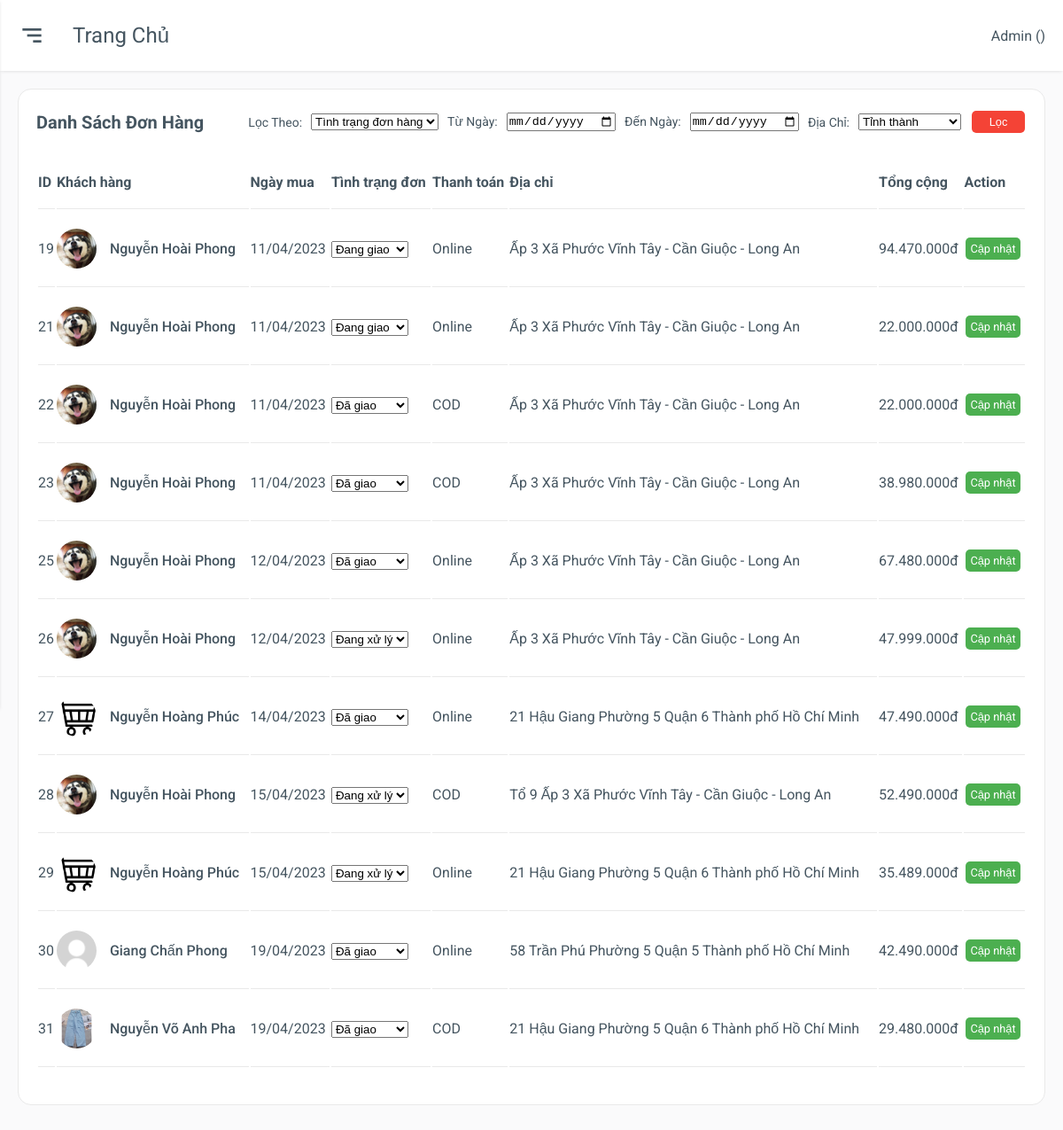
The app's page /admin/bill.php with its own data.
### tables this page shows
CREATE TABLE `hoadon` (
  `ID_HOADON` int(11) NOT NULL,
  `ID_NGUOIDUNG` int(11) NOT NULL,
  `NGAYLAP` date DEFAULT NULL,
  `NGAYGIAO` date DEFAULT NULL,
  `NGUOINHAN` varchar(255) NOT NULL,
  `SDT` varchar(255) NOT NULL,
  `DIACHI` varchar(255) NOT NULL,
  `PHUONGTHUCTT` varchar(255) NOT NULL,
  `TONGTIEN` int(11) NOT NULL,
  `TRANGTHAI` varchar(255) NOT NULL
);

CREATE TABLE `nguoidung` (
  `ID` int(11) NOT NULL,
  `HOTEN` varchar(255) NOT NULL,
  `EMAIL` varchar(255) NOT NULL,
  `DIENTHOAI` varchar(11) NOT NULL,
  `DIACHI` varchar(255) NOT NULL,
  `NGAYSINH` date NOT NULL,
  `HINHANH` varchar(255) NOT NULL,
  `TENDANGNHAP` varchar(255) NOT NULL,
  `MATKHAU` varchar(255) NOT NULL,
  `TRANGTHAI` bit(1) NOT NULL
);

### assets/components/formatCurrency.php (called while the page is built)
<?php
    function currency_format($number, $suffix = 'đ') {
        if (!empty($number)) {
            return number_format($number, 0, ',', '.') . "{$suffix}";
        }
    }
?>

### admin/bill.php (the view, shortened to what this page needs)
<?php
    include "../connect.php";
    include "../assets/components/formatCurrency.php";
    $admin = $_SESSION['admin'];
?>
<!DOCTYPE html>
<html>
<head>
    <link href='https://unpkg.com/boxicons@2.0.7/css/boxicons.min.css' rel='stylesheet'>
    <link rel="stylesheet" href="./css/grid.css">
    <link rel="stylesheet" href="./css/app.css">
</head>
<body>
    <div class="main">
        <div class="main-header">
            <div class="main-option">
                    <div class="mobile-toggle" id="mobile-toggle">
                        <i class='bx bx-menu-alt-right'></i>
                    </div>
                    <div class="main-title">
                        Trang chủ
                    </div>
            </div>
            <div class="main-name">
                <p>Admin (<span><?php echo $admin['HOTEN'] ?></span>)</p>
            </div>
        </div>
        <div class="main-content">
            <div class="row">
                <div class="col-12">
                    <div class="box">
                        <div class="box-header">
                            <p>Danh sách đơn hàng</p>
                            <form class="view-orders" action="<?php echo $_SERVER["PHP_SELF"];?>" method="GET">
                                <p>Lọc theo:</p>
                                <div class="status-order">
                                    <select name="statusOrder" id="statusOrder">
                                        <option value="">Tình trạng đơn hàng</option>
                                    </select>
                                </div>
                                <div class="date-order">
                                    <p>Từ ngày:</p>
                                    <input type="date" name="from" id="from">
                                    <p>Đến ngày:</p>
                                    <input type="date" name="to" id="to">
                                </div>
                                <div class="address-order">
                                    <p>Địa chỉ:</p>
                                    <select name="addressOrder" id="addressOrder">
                                        <option value="">Tỉnh thành</option>
                                    </select>
                                </div>
                                <button type="submit" id="btn-submit" class="btn btn-block">Lọc</button>
                            </form>
                        </div>
                        <div class="box-body overflow-scroll">
                            <table>
                                <thead>
                                    <tr>
                                        <th>ID</th>
                                        <th>Khách hàng</th>
                                        <th>Ngày mua</th>
                                        <th>Tình trạng đơn</th>
                                        <th>Thanh toán</th>
                                        <th>Địa chỉ</th>
                                        <th>Tổng cộng</th>
                                        <th>Action</th>
                                    </tr>
                                </thead>
                                <tbody>
                                    <?php
                                        if (!isset($_GET['statusOrder']) && !isset($_GET['from']) && !isset($_GET['to']) && !isset($_GET['addressOrder'])) {
                                            $sql = "SELECT hoadon.ID_HOADON, nguoidung.HINHANH, nguoidung.HOTEN, hoadon.NGAYLAP, hoadon.TRANGTHAI, hoadon.PHUONGTHUCTT, hoadon.DIACHI, hoadon.TONGTIEN FROM hoadon INNER JOIN nguoidung ON hoadon.ID_NGUOIDUNG = nguoidung.ID;";
                                            $result = mysqli_query($conn, $sql);
                                            while ($row = $result->fetch_assoc()) {
                                                $s = '<tr>
                                                        <td>'.$row['ID_HOADON'].'</td>
                                                        <td>
                                                            <div class="order-owner">
                                                                <img src=".'.$row['HINHANH'].'">
                                                                <span>'.$row['HOTEN'].'</span>
                                                            </div>
                                                        </td>
                                                        <td>'.date('d/m/Y', strtotime($row['NGAYLAP'])).'</td>
                                                        <td>
                                                            <select name="status">';
                                                                $statusOptions = array(
                                                                    'Đang xử lý' => 'Đang xử lý',
                                                                    'Đang giao' => 'Đang giao',
                                                                    'Đã giao' => 'Đã giao'
                                                                );
                                                                foreach ($statusOptions as $value => $label) {
                                                                    $selected = ($value == $row['TRANGTHAI']) ? 'selected' : '';
                                                                    $s .= '<option value="' . htmlspecialchars($value) . '" ' . $selected . '>' . htmlspecialchars($label) . '</option>';
                                                                }
                                                            $s .= '</select>
                                                        </td>
                                                        <td>'.$row['PHUONGTHUCTT'].'</td>
                                                        <td>'.$row['DIACHI'].'</td>
                                                        <td>'.currency_format($row['TONGTIEN']).'</td>
                                                        <td><a onclick="updateOrderStatus('.$row['ID_HOADON'].')" class="btn btn-update">Cập nhật</a></td>
                                                    </tr>';
                                                echo $s;
                                            }
                                        }
                                    ?>
                                </tbody>
                            </table>
                        </div>
                    </div>
                </div>
            </div>
        </div>
	</div>
</body>
</html>

### admin/css/grid.css (style rules this page uses)
.row { display: flex; flex-wrap: wrap; margin: 0 -15px; }
[class*="col-"] { padding: 0 15px; margin-bottom: 20px; }
.col-12 { width: 100%; }

### admin/css/app.css (style rules this page uses)
:root { --body-bg: #fafafb; --box-bg: #ffffff; --main-color: #ff0000; --text-color: #455560; --text-second-color: #72849ab3; --border-color: #e9e9e9; --menu-item-active-bg: rgba(62, 121, 247, 0.1); --box-border-radius: 15px; --sidebar-size: 300px; --sidebar-logo-img-size: 45px; --sidebar-logo-size: 80px; --profile-image-size: 45px; --main-header-height: 80px; --shadow: 0 1px 4px -1px rgb(0 0 0 / 15%); }
* { padding: 0; margin: 0; box-sizing: border-box; }
body { font-family: "Roboto", sans-serif; background-color: var(--body-bg); color: var(--text-color); position: relative; }
a { text-decoration: none; color: unset; display: inline-block; }
.btn { background-color: transparent; border: none; outline: none; display: grid; place-items: center; cursor: pointer; color: var(--main-color); padding: 0.5rem; border-radius: 0.25rem; }
.main { padding-left: var(--sidebar-size); }
.main-header { height: var(--main-header-height); display: flex; align-items: center; justify-content: space-between; padding: 20px; background-color: var(--box-bg); box-shadow: var(--shadow); }
.main-option { display: flex; align-items: center; }
.mobile-toggle { display: none; }
.main-title { text-transform: capitalize; font-size: 1.5rem; }
.main-content { padding: 20px; }
.box { background-color: var(--box-bg); padding: 20px; border: 0.5px solid var(--border-color); border-radius: var(--box-border-radius); }
.box-header { display: flex; align-items: center; justify-content: space-between; text-transform: capitalize; font-size: 1.25rem; font-weight: 700; }
.box-body { padding: 20px 0; }
table { width: 100%; min-width: 1000px; }
.order-owner, .product { display: flex; align-items: center; text-transform: capitalize; font-weight: 500; }
.order-owner img { width: 45px; height: 45px; border-radius: 50%; margin-right: 15px; }
table thead tr { text-align: left; }
table th, table td { padding: 20px 0; border-bottom: 1px solid var(--border-color); }
.overflow-scroll { overflow-y: auto; }
.main { padding-left: 0; }
.mobile-toggle, .sidebar-close { display: grid; place-items: center; font-size: 2rem; margin-right: 30px; cursor: pointer; }
.btn { min-width: 60px; border: none; padding: 5px; text-align: center; text-decoration: none; display: inline-block; font-size: .8rem; margin: 4px 2px; cursor: pointer; }
.btn-update { font-size: .8rem; padding: 5px; color: #FFF; background-color: #4CAF50; border-radius: 5px; }
.btn-block { font-size: .8rem; padding: 5px; color: #FFF; background-color: #f44336; border-radius: 5px; border: none; }
.view-orders { display: flex; align-items: center; justify-content: space-between; }
.view-orders p { font-size: 14px; font-weight: 400; margin-right: 10px; }
.status-order { display: flex; align-items: center; justify-content: space-between; margin-right: 10px; }
.date-order { display: flex; align-items: center; justify-content: space-between; }
.date-order input { margin-right: 10px; }
.address-order { display: flex; align-items: center; justify-content: space-between; margin-right: 10px; }

### records on screen
hoadon: ID_HOADON "19", ID_NGUOIDUNG.HINHANH (picture), ID_NGUOIDUNG.HOTEN "Nguyễn Hoài Phong", NGAYLAP "11/04/2023", PHUONGTHUCTT "Online", DIACHI "Ấp 3 Xã Phước Vĩnh Tây - Cần Giuộc - Long An", TONGTIEN "94.470.000đ"
hoadon: ID_HOADON "21", ID_NGUOIDUNG.HINHANH (picture), ID_NGUOIDUNG.HOTEN "Nguyễn Hoài Phong", NGAYLAP "11/04/2023", PHUONGTHUCTT "Online", DIACHI "Ấp 3 Xã Phước Vĩnh Tây - Cần Giuộc - Long An", TONGTIEN "22.000.000đ"
hoadon: ID_HOADON "22", ID_NGUOIDUNG.HINHANH (picture), ID_NGUOIDUNG.HOTEN "Nguyễn Hoài Phong", NGAYLAP "11/04/2023", PHUONGTHUCTT "COD", DIACHI "Ấp 3 Xã Phước Vĩnh Tây - Cần Giuộc - Long An", TONGTIEN "22.000.000đ"
hoadon: ID_HOADON "23", ID_NGUOIDUNG.HINHANH (picture), ID_NGUOIDUNG.HOTEN "Nguyễn Hoài Phong", NGAYLAP "11/04/2023", PHUONGTHUCTT "COD", DIACHI "Ấp 3 Xã Phước Vĩnh Tây - Cần Giuộc - Long An", TONGTIEN "38.980.000đ"
hoadon: ID_HOADON "25", ID_NGUOIDUNG.HINHANH (picture), ID_NGUOIDUNG.HOTEN "Nguyễn Hoài Phong", NGAYLAP "12/04/2023", PHUONGTHUCTT "Online", DIACHI "Ấp 3 Xã Phước Vĩnh Tây - Cần Giuộc - Long An", TONGTIEN "67.480.000đ"
hoadon: ID_HOADON "26", ID_NGUOIDUNG.HINHANH (picture), ID_NGUOIDUNG.HOTEN "Nguyễn Hoài Phong", NGAYLAP "12/04/2023", PHUONGTHUCTT "Online", DIACHI "Ấp 3 Xã Phước Vĩnh Tây - Cần Giuộc - Long An", TONGTIEN "47.999.000đ"
hoadon: ID_HOADON "27", ID_NGUOIDUNG.HINHANH (picture), ID_NGUOIDUNG.HOTEN "Nguyễn Hoàng Phúc", NGAYLAP "14/04/2023", PHUONGTHUCTT "Online", DIACHI "21 Hậu Giang Phường 5 Quận 6 Thành phố Hồ Chí Minh", TONGTIEN "47.490.000đ"
hoadon: ID_HOADON "28", ID_NGUOIDUNG.HINHANH (picture), ID_NGUOIDUNG.HOTEN "Nguyễn Hoài Phong", NGAYLAP "15/04/2023", PHUONGTHUCTT "COD", DIACHI "Tổ 9 Ấp 3 Xã Phước Vĩnh Tây - Cần Giuộc - Long An", TONGTIEN "52.490.000đ"
hoadon: ID_HOADON "29", ID_NGUOIDUNG.HINHANH (picture), ID_NGUOIDUNG.HOTEN "Nguyễn Hoàng Phúc", NGAYLAP "15/04/2023", PHUONGTHUCTT "Online", DIACHI "21 Hậu Giang Phường 5 Quận 6 Thành phố Hồ Chí Minh", TONGTIEN "35.489.000đ"
hoadon: ID_HOADON "30", ID_NGUOIDUNG.HINHANH (placeholder picture), ID_NGUOIDUNG.HOTEN "Giang Chấn Phong", NGAYLAP "19/04/2023", PHUONGTHUCTT "Online", DIACHI "58 Trần Phú Phường 5 Quận 5 Thành phố Hồ Chí Minh", TONGTIEN "42.490.000đ"
hoadon: ID_HOADON "31", ID_NGUOIDUNG.HINHANH (picture), ID_NGUOIDUNG.HOTEN "Nguyễn Võ Anh Pha", NGAYLAP "19/04/2023", PHUONGTHUCTT "COD", DIACHI "21 Hậu Giang Phường 5 Quận 6 Thành phố Hồ Chí Minh", TONGTIEN "29.480.000đ"

### other values on screen
form field status "Đang giao"
form field status "Đã giao"
form field status "Đang xử lý"
